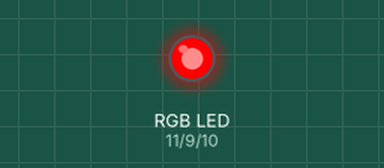
Simulated run of this sketch. Board: Arduino Uno, built with avr-gcc and run on an emulated ATmega328P. Shown: an RGB LED mixed from three pins (HIGH = lit).

Above: at 0.05 s.
At 1.55 s:
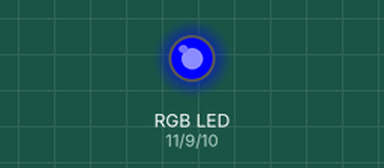
At 2.3 s:
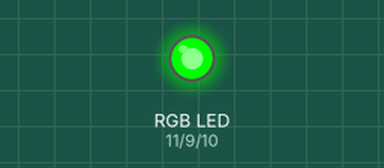
At 3.05 s:
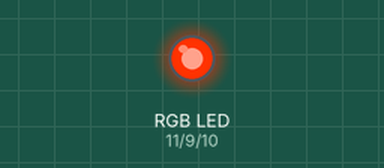
At 4.5 s:
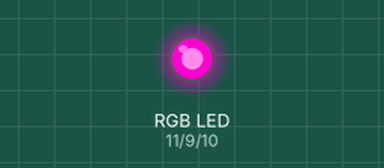
At 6.0 s:
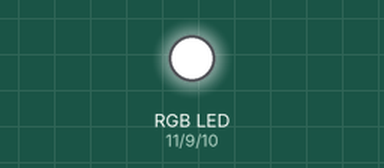
Timing chart, 0 to 7.8 s (numbered marks = the images above):
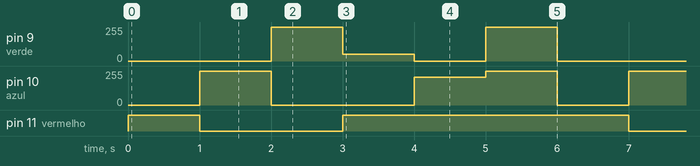

The sketch:

led_rgb1.ino
```cpp
const int verde = 9;
const int azul = 10;
const int vermelho = 11;
void setup()
{
  pinMode(azul, OUTPUT);
   pinMode(verde, OUTPUT);
   pinMode(vermelho, OUTPUT);

}

void loop()
{
  digitalWrite(azul, LOW);
  digitalWrite(verde, LOW);
  digitalWrite(vermelho, HIGH);

  delay(1000); // Wait for 1000 millisecond(s)

  digitalWrite(azul, HIGH);
  digitalWrite(verde, LOW);
  digitalWrite(vermelho, LOW);

  delay(1000); // Wait for 1000 millisecond(s)

  digitalWrite(azul, LOW);
  digitalWrite(verde, HIGH);
  digitalWrite(vermelho, LOW);

  delay(1000); // Wait for 1000 millisecond(s)

  analogWrite(azul, 0);
  analogWrite(verde, 50);
  analogWrite(vermelho, 255);

  delay(1000); // Wait for 1000 millisecond(s)

  analogWrite(azul, 207);
  analogWrite(verde, 0);
  analogWrite(vermelho, 255);

  delay(1000); // Wait for 1000 millisecond(s)

  digitalWrite(azul, HIGH);
  digitalWrite(verde, HIGH);
  digitalWrite(vermelho, HIGH);

  delay(1000); // Wait for 1000 millisecond(s)
}
```

Measured:
- by itself, pin 9 (verde): repeats every 6.0 s: 50/255 1.0 s, 0/255 1.0 s, 255/255 1.0 s, 0/255 2.0 s, 255/255 1.0 s
- by itself, pin 10 (azul): repeats every 6.0 s: 0/255 2.0 s, 207/255 1.0 s, 255/255 1.0 s, 0/255 1.0 s, 255/255 1.0 s
- by itself, pin 11 (vermelho): repeats every 6.0 s: LOW 2.0 s, HIGH 4.0 s
